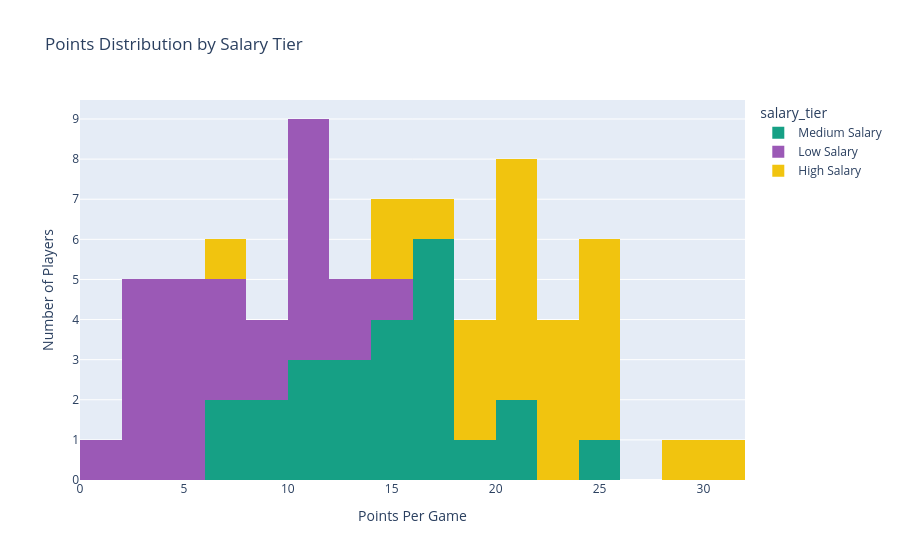

Notebook cell for this chart:
### Markdown cell above
## Chart 1: Points Distribution by Salary Tier

This chart visualizes the relationship between NBA players' salaries and their
scoring performance for the 2023-24 season.

Player salary and points-per-game (PTS) data were pulled from the database and
split into three equal-sized groups using quantile-based binning (`qcut`):
**Low**, **Medium**, and **High** salary tiers. A stacked histogram then shows
how points-per-game is distributed across these three tiers.

**Key insight:** Players in the Low Salary tier are concentrated at lower
scoring averages (mostly under 15 PPG), while High Salary players are more
common at higher scoring averages (above 15-20 PPG). This suggests a positive
relationship between scoring output and salary, with some exceptions likely
explained by factors such as new/rookie contracts, injuries, or defensive-focused roles.

### Code cell
import plotly.express as px
import plotly.graph_objects as go
import plotly.io as pio
import pandas as pd
pio.renderers.default = "vscode"

player_salary_perf["salary_tier"] = pd.qcut(
    player_salary_perf["salary"], q=3, labels=["Low Salary", "Medium Salary", "High Salary"]
)

fig1 = px.histogram(
    player_salary_perf, x="PTS", color="salary_tier",
    nbins=15, barmode="stack",
    color_discrete_map={"Low Salary": "#9b59b6", "Medium Salary": "#16a085", "High Salary": "#f1c40f"},
    title="Points Distribution by Salary Tier"
)
fig1.update_layout(xaxis_title="Points Per Game", yaxis_title="Number of Players")
fig1.show()

### Figure 1 — Plotly figure (JSON) as saved in the notebook; plotly's stock layout.template omitted (floating-point values rounded to 4 significant figures)
{"data": [{"bingroup": "x", "hovertemplate": "salary_tier=Medium Salary<br>PTS=%{x}<br>count=%{y}<extra></extra>", "legendgroup": "Medium Salary", "marker": {"color": "#16a085", "pattern": {"shape": ""}}, "name": "Medium Salary", "nbinsx": 15, "orientation": "v", "showlegend": true, "type": "histogram", "x": [9.6, 16.7, 14.7, 15.2, 16.4, 10.4, 17.8, 20.2, 8.0, 12.1, 19.3, 6.8, 20.5, 25.7, 17.3, 11.9, 12.9, 16.9, 15.6, 12.8, 14.0, 17.5, 7.5, 10.8], "xaxis": "x", "yaxis": "y"}, {"bingroup": "x", "hovertemplate": "salary_tier=Low Salary<br>PTS=%{x}<br>count=%{y}<extra></extra>", "legendgroup": "Low Salary", "marker": {"color": "#9b59b6", "pattern": {"shape": ""}}, "name": "Low Salary", "nbinsx": 15, "orientation": "v", "showlegend": true, "type": "histogram", "x": [11.2, 1.8, 5.0, 2.5, 10.1, 5.4, 6.4, 3.9, 10.8, 3.8, 11.8, 9.6, 4.0, 15.1, 5.5, 11.9, 6.6, 9.9, 3.7, 10.3, 6.0, 5.3, 13.9, 3.8, 13.4], "xaxis": "x", "yaxis": "y"}, {"bingroup": "x", "hovertemplate": "salary_tier=High Salary<br>PTS=%{x}<br>count=%{y}<extra></extra>", "legendgroup": "High Salary", "marker": {"color": "#f1c40f", "pattern": {"shape": ""}}, "name": "High Salary", "nbinsx": 15, "orientation": "v", "showlegend": true, "type": "histogram", "x": [24.7, 24.9, 20.4, 19.7, 21.1, 6.1, 21.5, 22.5, 22.5, 19.2, 29.0, 15.9, 20.4, 24.2, 16.1, 20.8, 25.1, 23.8, 30.1, 23.8, 20.1, 19.8, 25.4, 14.5], "xaxis": "x", "yaxis": "y"}], "layout": {"barmode": "stack", "legend": {"title": {"text": "salary_tier"}, "tracegroupgap": 0}, "title": {"text": "Points Distribution by Salary Tier"}, "xaxis": {"anchor": "y", "domain": [0, 1], "title": {"text": "Points Per Game"}}, "yaxis": {"anchor": "x", "domain": [0, 1], "title": {"text": "Number of Players"}}}}
